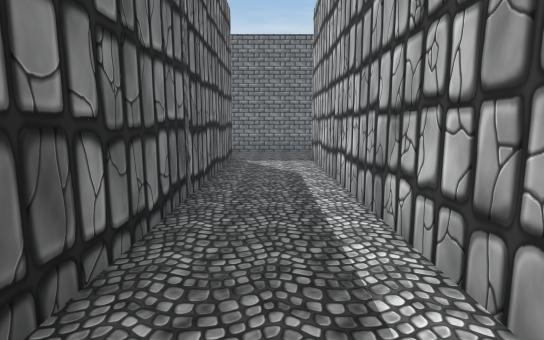
[1] (above)

24 first-person views from a walk through a Unity game level. The camera is 1.2 m above the floor, tilts 8° down and sees 80° across. The floor is counted in squares, 1 m on a side. Each view is taken from the middle of a square. On the plan, view 1 faces up. The plan holds only what a view shows up to about 14 squares ahead; the rest is blank. The place goes on beyond the plan.

[2]
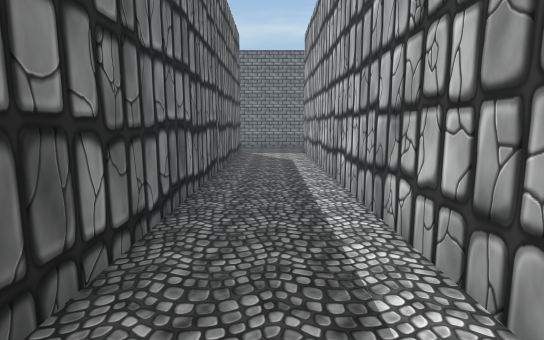

[3]
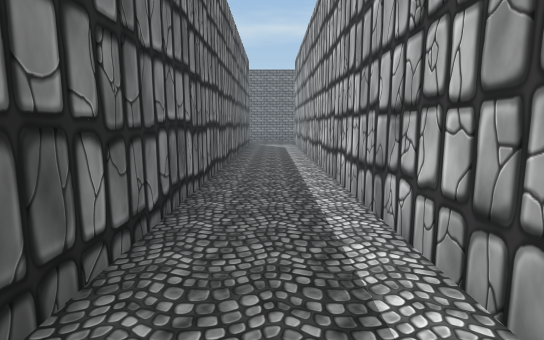

[4]
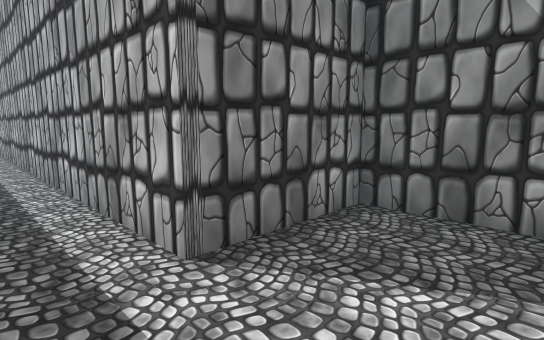

[5]
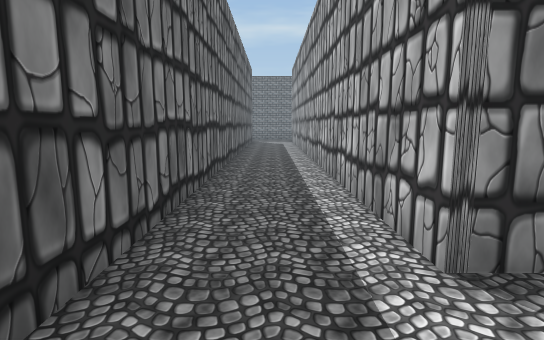

[6]
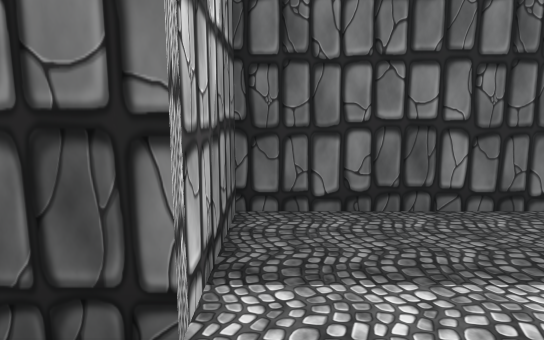

[7]
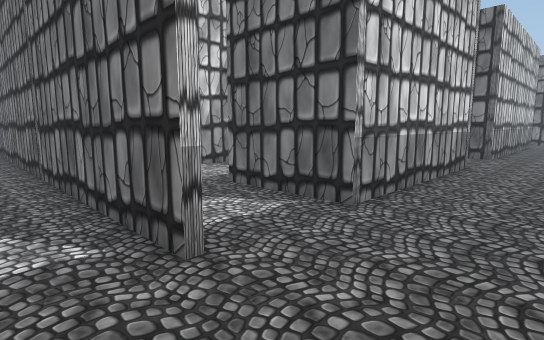

[8]
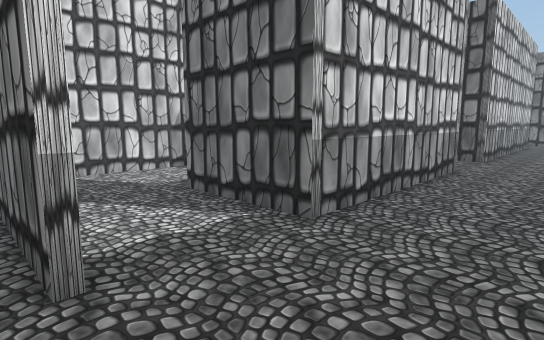

[9]
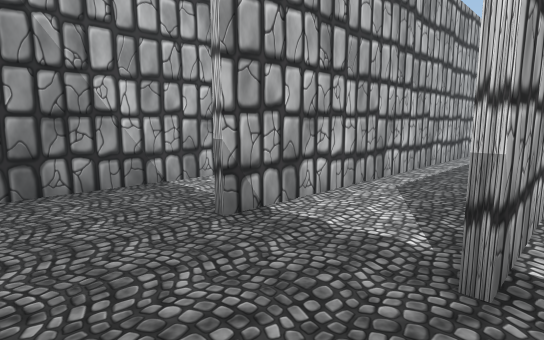

[10]
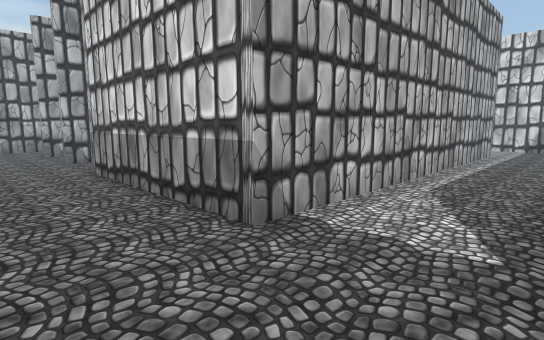

[11]
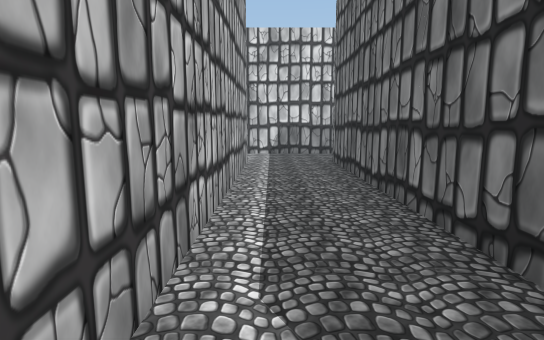

[12]
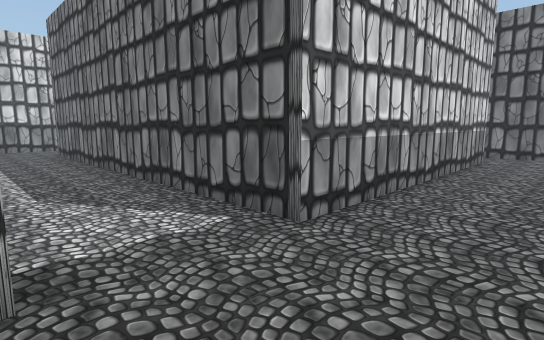

[13]
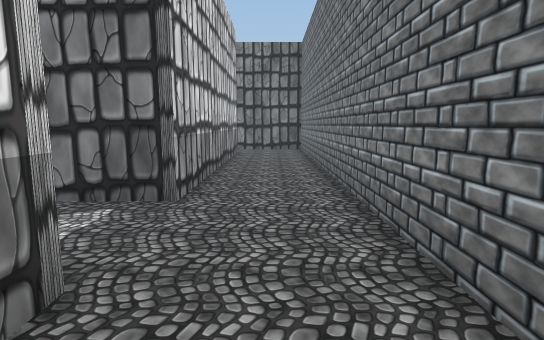

[14]
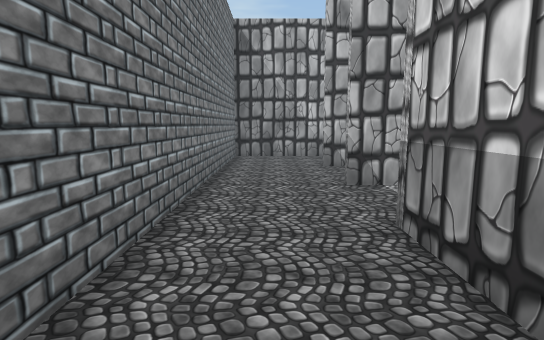

[15]
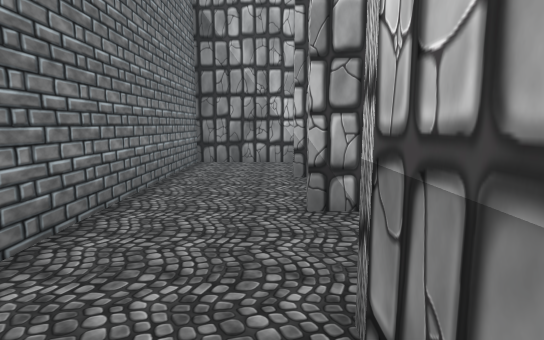

[16]
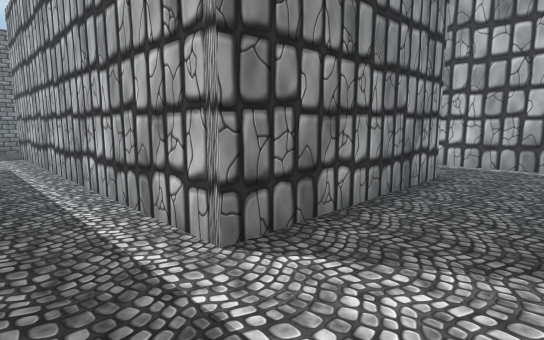

[17]
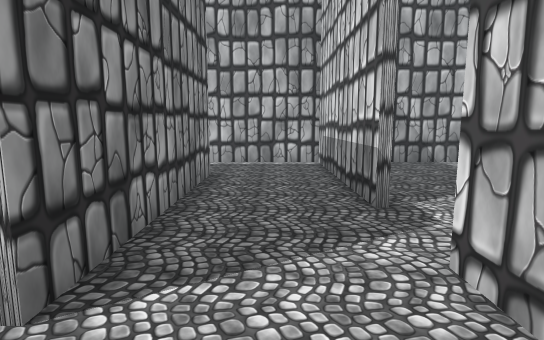

[18]
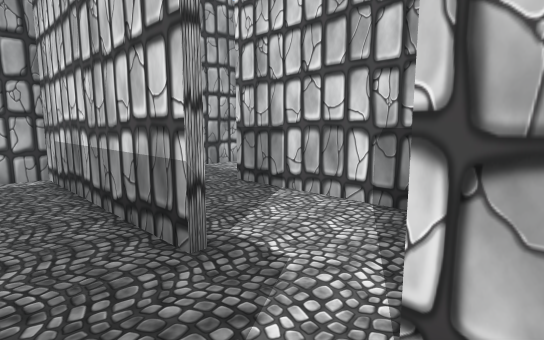

[19]
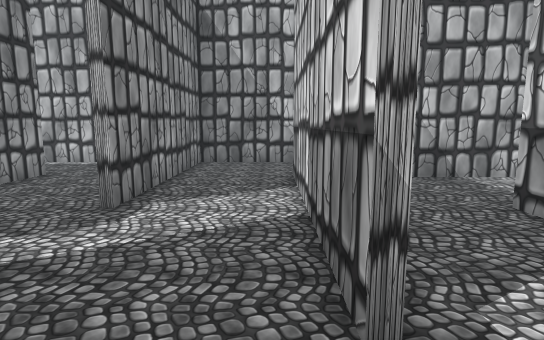

[20]
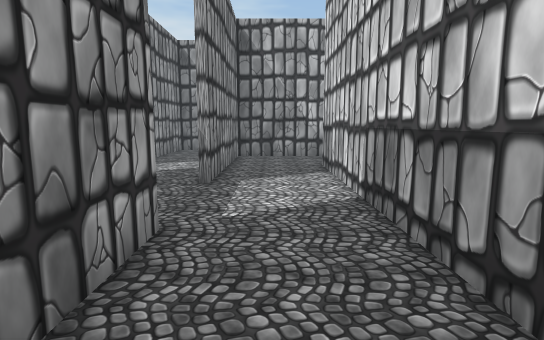

[21]
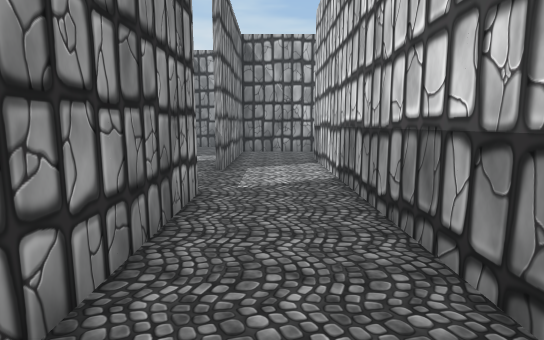

[22]
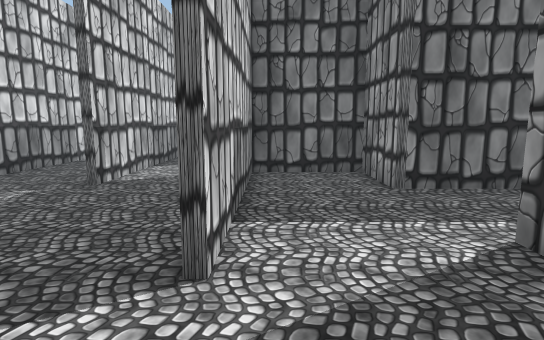

[23]
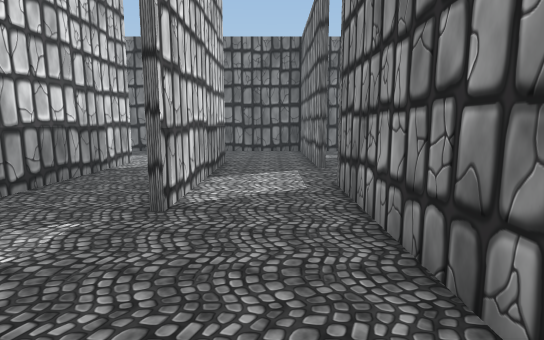

[24]
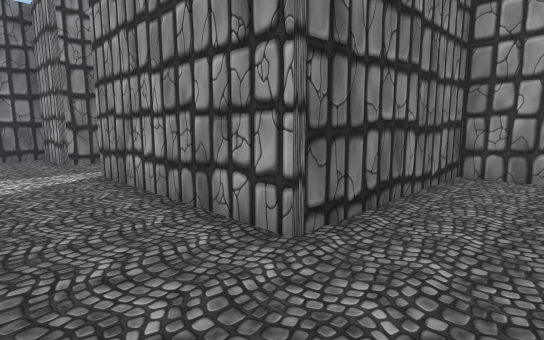

### Floor plan
Ten units are one square. View 1 is at (0, 0); x grows to the right and y downward. Boxes are objects, and circles mark ways between rooms. Rooms are numbered by the first view taken in them; rooms with no view inside come last. Other rooms are left out.
<svg viewBox="-200 -149 249 289">
<path fill="none" stroke="#000" d="M44 118 44 95 14 95 14 -115M-14 -116 -14 125 14 125 14 135M-65 -55 -30 -55M-26 -53 -42 -53 -42 5 -102 5 -102 -115 -42 -115 -42 -85M-16 -91 -16 -115M-95 -144 -195 -144M-75 35 -15 35M44 -95 44 -144 -65 -144M-16 40 -16 -14M-195 -115 -130 -115 -130 7 -152 7 -152 35 -94 35M-105 65 -95 65M-134 67 -176 67M-104 37 -155 37M-154 65 -134 65M-46 118 -46 67 -105 67M-195 95 -74 95M-16 89 -16 40M-15 37 -75 37M-95 65 -44 65M-180 37 -195 37M-194 65 -154 65"/>
<circle cx="5" cy="-115" r="3" fill="#2a7"/>
<circle cx="-85" cy="40" r="3" fill="#2a7"/>
<circle cx="-100" cy="55" r="3" fill="#2a7"/>
<circle cx="-145" cy="55" r="3" fill="#2a7"/>
<text x="10" y="20">1</text>
<text x="-60" y="-70">2</text>
<text x="-110" y="80">3</text>
<text x="-40" y="70">4</text>
<text x="-170" y="50">5</text>
</svg>
Room 1 opens to room 2. Room 2 opens to room 4. Room 3 opens to room 4. Room 3 opens to room 5.

Where each view was taken, in squares from view 1:
view 1: 0 up, 0 right, facing up
view 2: 3 down, 0 right, facing up
view 3: 9 down, 0 right, facing up
view 4: 12 down, 0 right, facing up-right
view 5: 12 down, 0 right, facing up
view 6: 12 down, 3 right, facing left
view 7: 14 up, 0 right, facing down-left
view 8: 14 up, 1 left, facing down-left
view 9: 14 up, 2 left, facing down-right
view 10: 14 up, 13 left, facing down-right
view 11: 10 up, 11 left, facing down
view 12: 14 up, 10 left, facing down-left
view 13: 13 up, 8 left, facing left
view 14: 13 up, 8 left, facing right
view 15: 12 up, 6 left, facing right
view 16: 3 down, 12 left, facing up-right
view 17: 2 down, 12 left, facing right
view 18: 2 down, 10 left, facing down-right
view 19: 6 down, 12 left, facing right
view 20: 8 down, 17 left, facing right
view 21: 8 down, 19 left, facing right
view 22: 3 down, 7 left, facing left
view 23: 5 down, 9 left, facing left
view 24: 3 down, 2 left, facing up-left
